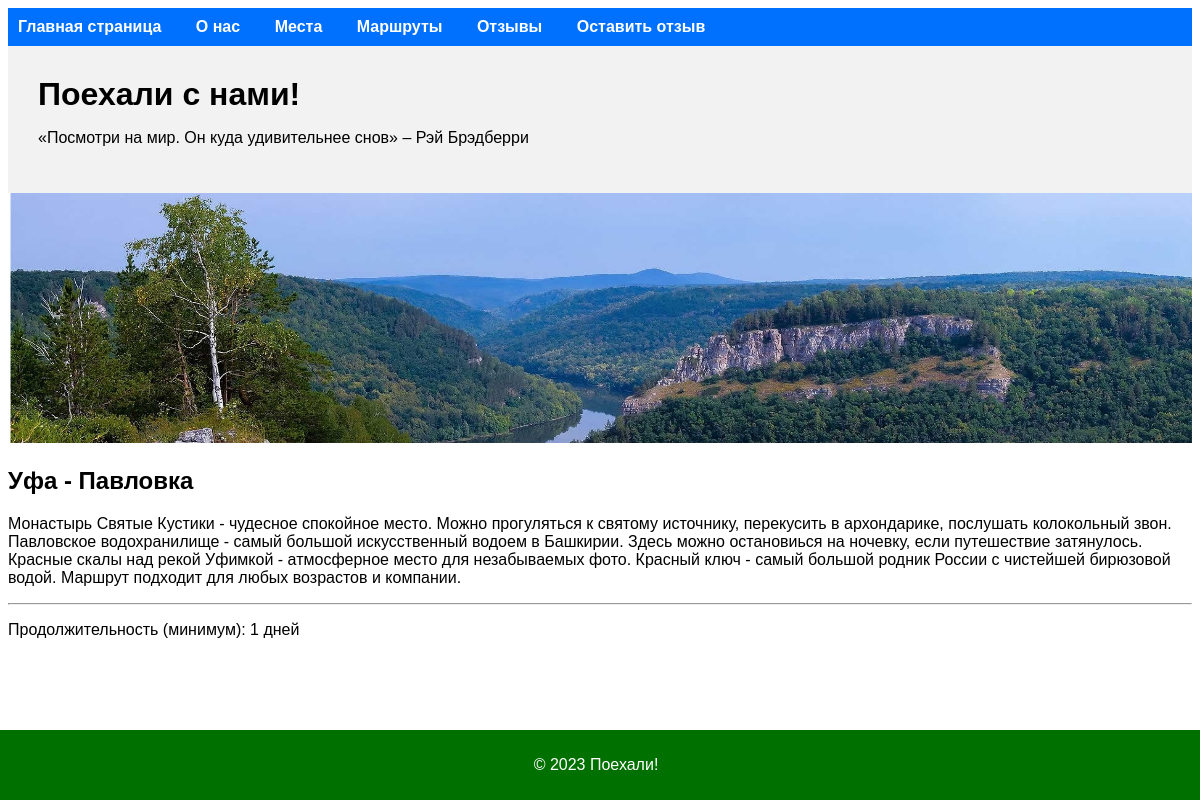
Screenshot of /routes/ufa-pavlovka/ with the database file from the repository.
### tourist_app/models.py (models this page shows, shortened)
class Route(models.Model):
    name = models.CharField(max_length=128)
    slug = models.SlugField(max_length=255, unique=True, db_index=True)
    image = models.ImageField(upload_to='image/route/', null=True)
    description = models.TextField()
    duration = models.IntegerField()
    start = models.ForeignKey(Start, on_delete=models.CASCADE)
    places = models.ManyToManyField(Place)

### tourist_app/views.py (the view)
# urls.py: path('routes/<slug:route_slug>/', views.get_route, name='get_route'),
def get_route(request, route_slug):
    route = get_object_or_404(Route, slug=route_slug)
    context = {'route': route}
    return render(request, 'route.html', context)

### tourist_app/templates/route.html (shortened to what this page needs)
{% extends 'main.html' %}
{% block content %}
<div class="row">
    <div class="col-md-12">
        <h2>{{route.name}}</h2>
        <p>{{route.description}}</p>
        <hr>
        <p>Продолжительность (минимум): {{ route.duration }} дней</p>
    </div>
{% endblock %}

### tourist_app/static/tourist_app/css/common.css (style rules this page uses)
body { font-family: Arial, sans-serif; background-color: #ffffff; }

### rows the page displays
Route: name "Уфа - Павловка", description "Монастырь Святые Кустики - чудесное спокойное место. Можно прогуляться к святому источнику, перекусить в архондарике, послушать колокольный звон. Павловское водохранилище - самый большой искусственный водоем в Башкирии. Здесь можно остановиься на ночевку, если путешествие затянулось. Красные скалы над рекой Уфимкой - атмосферное место для незабываемых фото. Красный ключ - самый большой родник России с чистейшей бирюзовой водой. Маршрут подходит для любых возрастов и компании.", duration "1"
